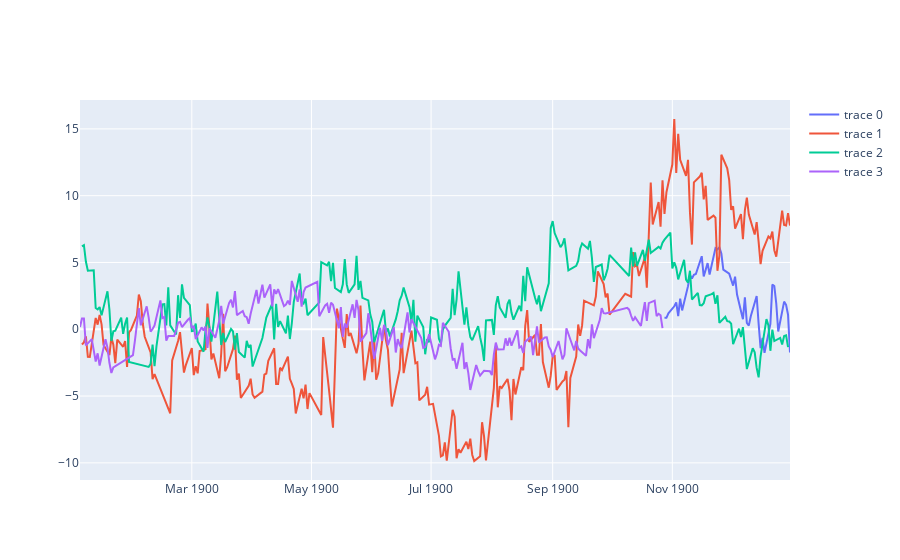

The code cell stored with this chart in its notebook:
### Code cell
# 按年度绘制多曲线
df_rb_basis['日期'] = pd.to_datetime(df_rb_basis['日期'], format="%Y-%m-%d")
df_rb_basis['年度'] = df_rb_basis['日期'].dt.year
df_rb_basis['年内日期'] = df_rb_basis['日期'].dt.strftime('1900-%m-%d')

basis_years = set(df_rb_basis['年度'])
f = go.Figure()
for y in basis_years:
    f.add_trace(go.Line(x=df_rb_basis[df_rb_basis['年度']==y]['年内日期'],
                        y=df_rb_basis[df_rb_basis['年度']==y]['基差率']))
f.show()

### Figure 1 — Plotly figure (JSON) as saved in the notebook; plotly's stock layout.template omitted (floating-point values rounded to 4 significant figures; data arrays with more than 128 entries replaced by an {"elided": "..."} marker saying what was removed)
{"data": [{"type": "scatter", "x": ["1900-10-28", "1900-10-29", "1900-10-30", "1900-11-02", "1900-11-03", "1900-11-04", "1900-11-05", "1900-11-06", "1900-11-09", "1900-11-10", "1900-11-11", "1900-11-12", "1900-11-13", "1900-11-16", "1900-11-17", "1900-11-18", "1900-11-19", "1900-11-20", "1900-11-23", "1900-11-24", "1900-11-25", "1900-11-26", "1900-11-27", "1900-11-30", "1900-12-01", "1900-12-02", "1900-12-03", "1900-12-04", "1900-12-07", "1900-12-08", "1900-12-09", "1900-12-10", "1900-12-11", "1900-12-14", "1900-12-15", "1900-12-16", "1900-12-17", "1900-12-18", "1900-12-21", "1900-12-22", "1900-12-23", "1900-12-24", "1900-12-25", "1900-12-28", "1900-12-29", "1900-12-30", "1900-12-31"], "y": [0.86, 0.86, 1.2, 1.72, 2.01, 0.98, 2.29, 1.41, 3.23, 4.06, 3.8, 4.08, 4.14, 5.47, 3.95, 4.5, 4.95, 4.1, 6.08, 5.98, 6.13, 5.67, 4.46, 4.17, 3.79, 3.27, 3.94, 2.6, 0.75, 2.39, 0.47, 0.27, 0.98, 2.49, 0.42, -1.42, -0.65, -1.77, 0.4, 3.34, 3.24, 1.92, -0.17, 2.07, 1.83, 1.09, -1.74]}, {"type": "scatter", "x": {"elided": "243 str values"}, "y": {"elided": "243 float values"}}, {"type": "scatter", "x": {"elided": "242 str values"}, "y": {"elided": "242 float values"}}, {"type": "scatter", "x": {"elided": "197 str values"}, "y": {"elided": "197 float values"}}], "layout": {}}
